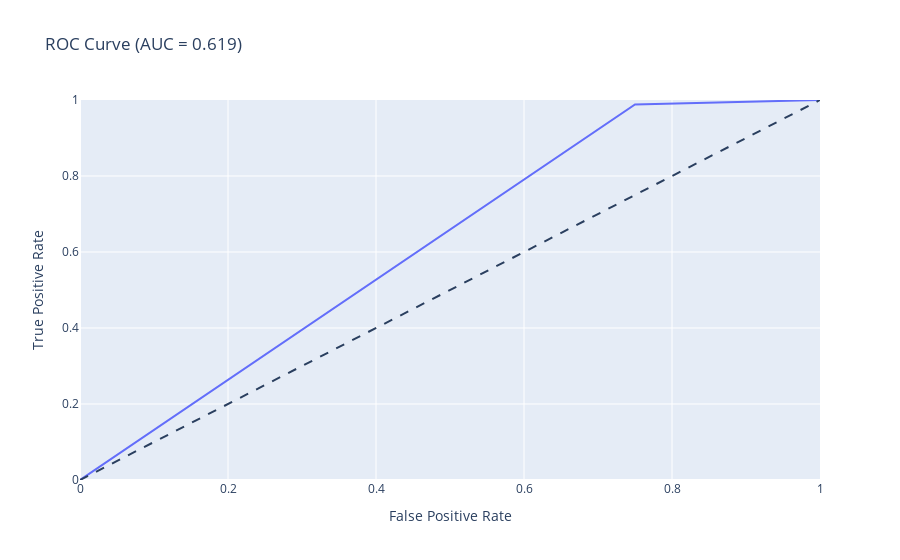

This figure's notebook cell:
### Code cell
fpr, tpr, thresholds = roc_curve(y_test.values.argmax(axis=1), y_pred.argmax(axis=1))
roc_auc = auc(fpr, tpr)

data = np.column_stack((fpr, tpr))

fig = px.line(x=data[:,0], y=data[:,1], title='ROC Curve (AUC = {:.3f})'.format(roc_auc),
              labels=dict(x='False Positive Rate', y='True Positive Rate'),
              range_x=[0,1], range_y=[0,1])
fig.add_shape(type='line', line=dict(dash='dash'), x0=0, y0=0, x1=1, y1=1)
fig.show()

### Figure 1 — Plotly figure (JSON) as saved in the notebook; plotly's stock layout.template omitted (floating-point values rounded to 4 significant figures)
{"data": [{"hovertemplate": "False Positive Rate=%{x}<br>True Positive Rate=%{y}<extra></extra>", "legendgroup": "", "line": {"color": "#636efa", "dash": "solid"}, "marker": {"symbol": "circle"}, "mode": "lines", "name": "", "orientation": "v", "showlegend": false, "type": "scatter", "x": [0, 0.75, 1], "xaxis": "x", "y": [0, 0.9883, 1], "yaxis": "y"}], "layout": {"legend": {"tracegroupgap": 0}, "shapes": [{"line": {"dash": "dash"}, "type": "line", "x0": 0, "x1": 1, "y0": 0, "y1": 1}], "title": {"text": "ROC Curve (AUC = 0.619)"}, "xaxis": {"anchor": "y", "domain": [0, 1], "range": [0, 1], "title": {"text": "False Positive Rate"}}, "yaxis": {"anchor": "x", "domain": [0, 1], "range": [0, 1], "title": {"text": "True Positive Rate"}}}}
